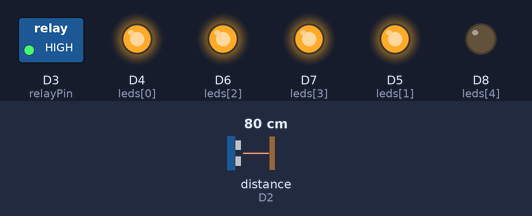
Simulated run of this sketch. Board: ESP8266 (NodeMCU). On the bench: switched loads named in the sketch (green lamp = pin HIGH), output pins drawn as LEDs (lit = HIGH). Wiring (inferred from the names in the program): ultrasonic range finder: trigger D1; echo D2. The test bench sets the inputs (shaded band); at power-on: distance to the obstacle (sensor on D2) 80 cm. The echo pulse lasts 58.3 µs per cm; WiFi joins after 1.5 s; servers stay silent unless stated; pins used as bus, display or sensor lines are not drawn.

Above: at 3.0 s.
3.1 s: distance to the obstacle (sensor on D2) set to 74 cm
At 4.8 s:
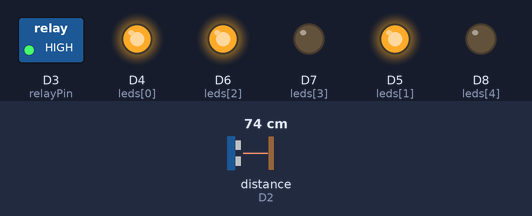
5.3 s: distance to the obstacle (sensor on D2) set to 61 cm
7.0 s: distance to the obstacle (sensor on D2) set to 53 cm
At 8.5 s:
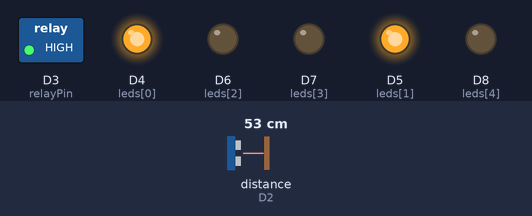
9.3 s: distance to the obstacle (sensor on D2) set to 38 cm
11.0 s: distance to the obstacle (sensor on D2) set to 30 cm
At 13.0 s:
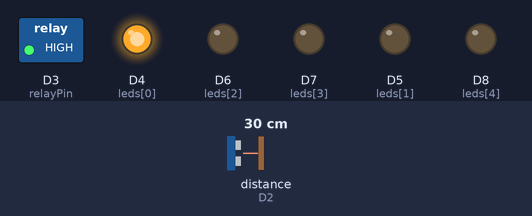
13.3 s: distance to the obstacle (sensor on D2) set to 35 cm
At 15.0 s:
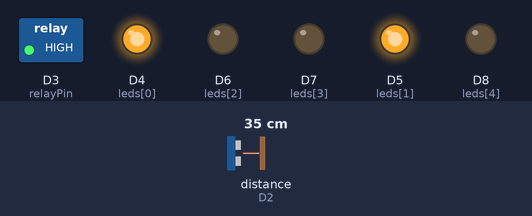
Timing chart, 0 to 16.3 s (numbered marks = the images above; inputs shaded):
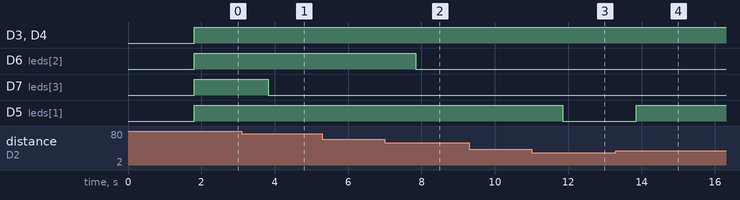

The sketch:

SmartWatertank_IdeaLab.ino
```cpp
#include <ESP8266WiFi.h>
#include <BlynkSimpleEsp8266.h>

// You should get an authentication token from the Blynk App.
char auth[] = "Your_Blynk_Authentication_Token";

// Your WiFi credentials.
char ssid[] = "Your_SSID";
char pass[] = "Your_PASSWORD";

// Ultrasonic sensor pins
const int trigPin = D1;  // GPIO pin for triggering the ultrasonic sensor
const int echoPin = D2;  // GPIO pin for receiving the echo signal

// Relay pin to control the motor
const int relayPin = D3;

// LED pins
const int leds[] = {D4, D5, D6, D7, D8};  // Connect LEDs to these GPIO pins

void setup() {
  // Set up Serial Monitor
  Serial.begin(115200);

  // Set up Ultrasonic sensor
  pinMode(trigPin, OUTPUT);
  pinMode(echoPin, INPUT);

  // Set up Relay and LEDs
  pinMode(relayPin, OUTPUT);
  for (int i = 0; i < 5; i++) {
    pinMode(leds[i], OUTPUT);
  }

  // Connect to Wi-Fi
  Blynk.begin(auth, ssid, pass);
}

void loop() {
  Blynk.run();

  // Measure distance using the ultrasonic sensor
  long duration, distance;
  digitalWrite(trigPin, LOW);
  delayMicroseconds(2);
  digitalWrite(trigPin, HIGH);
  delayMicroseconds(10);
  digitalWrite(trigPin, LOW);
  duration = pulseIn(echoPin, HIGH);
  distance = (duration / 2) / 29.1;  // Convert the duration to distance in centimeters

  // Update Blynk app with water level
  int waterLevel = map(distance, 1, 100, 1, 20);
  Blynk.virtualWrite(V0, waterLevel);  // Update Gauge Widget

  // Control LEDs and Relay based on water level
  for (int i = 0; i < 5; i++) {
    if (waterLevel >= (i + 1) * 4) {
      digitalWrite(leds[i], HIGH);  // Turn on LEDs one by one
    } else {
      digitalWrite(leds[i], LOW);  // Turn off LEDs if water level is below their respective stages
    }
  }

  // Check for overflow condition
  if (waterLevel >= 20) {
    digitalWrite(relayPin, LOW);  // Turn off relay to stop the motor
  } else {
    digitalWrite(relayPin, HIGH);  // Turn on relay if water level is below overflow
  }

  delay(1000);  // Add a delay for stability
}
```

Measured:
- the behaviour switches between 77 and 76 cm on distance to the obstacle (sensor on D2) (found by bisection; images 0 and 1)
- the behaviour switches between 56 and 55 cm on distance to the obstacle (sensor on D2) (found by bisection; images 1 and 2)
- the behaviour switches between 35 and 34 cm on distance to the obstacle (sensor on D2) (found by bisection; images 2 and 3)
- after the input at 3.1 s, D7 (leds[3]): HIGH → LOW after 0.72 s
- after the input at 5.3 s, every drawn part: stays the same
- after the input at 7.0 s, D6 (leds[2]): HIGH → LOW after 0.84 s
- after the input at 9.3 s, every drawn part: stays the same
- after the input at 11.0 s, D5 (leds[1]): HIGH → LOW after 0.85 s
- after the input at 13.3 s, D5 (leds[1]): LOW → HIGH after 0.56 s
